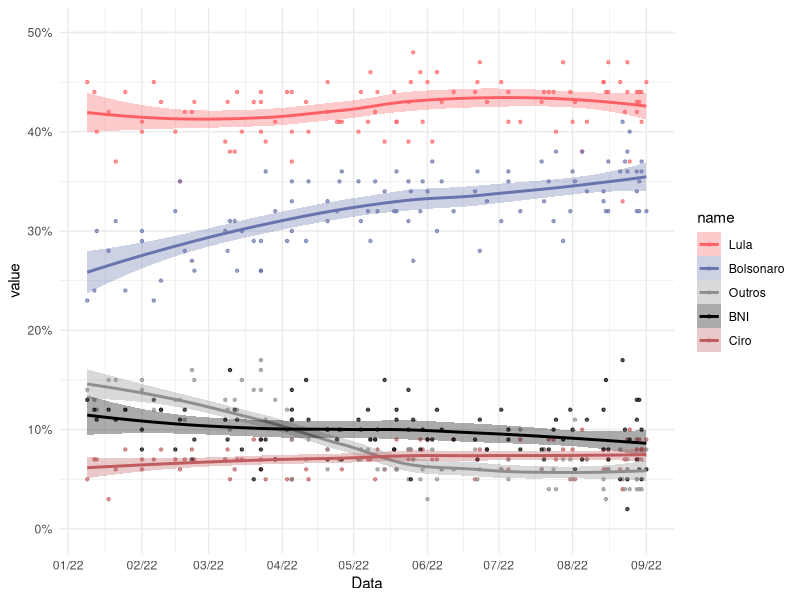
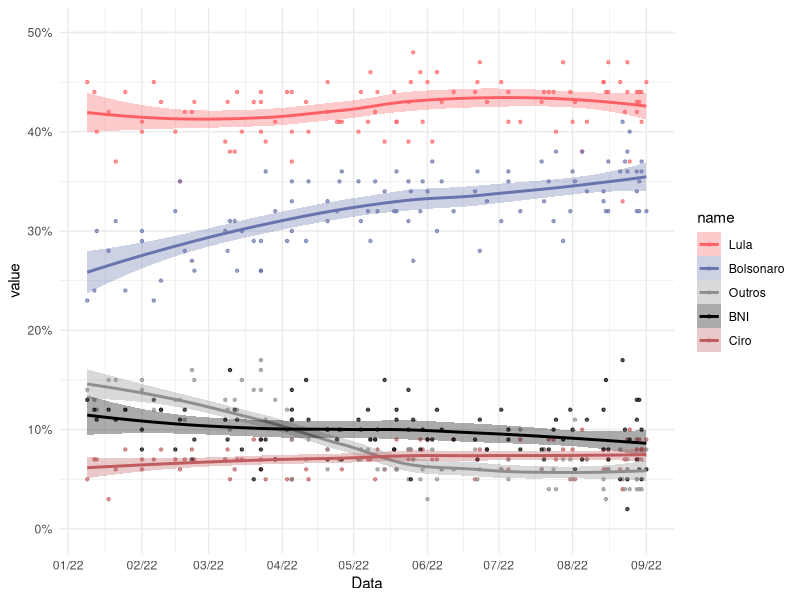

Write R code to recreate these figures, in order.

# Configurar --------------------------------------------------------------

#-- bibliotecas
library(readxl)
library(tidyverse)
library(lubridate)

#-- lista de pesquisas
pesq <- read_csv("pesquisas_1t.csv")

# Grafico -----------------------------------------------------------------

#-- argumento que controla o quão suave é a linah
span=.90

#-- gerar estimativas
results <- pesq %>%
  mutate(Tebet = replace_na(Tebet, 0)) %>% 
  mutate(Data = as.Date(Data),
         Outros = Tebet+Outros) %>% 
  pivot_longer(cols=c(Lula:Ciro, Outros:BNI)) %>% 
  mutate(value = value/100) %>% 
  # retirar institutos de pesquisa
  filter(!(Instituto%in%c("Sigma"))) %>% 
  mutate(Data=as.numeric(Data)) %>% 
  nest(-name) %>%
  mutate(
    # loess calculation 
    m = purrr::map(data, loess,
                   formula = value ~ Data, span = span),
    # valores previstos
    fitted = purrr::map(m, `[[`, "fitted")) %>% 
  select(-m) %>%
  unnest()

# Cores dos candidatos
col=c( "#fd6166", "#6973ad",
       "#8E8E8E","#000000","#c05b5e")

results %>% 
  mutate(Data = as.Date(Data, origin="1970/1/1"),
         name = fct_relevel(name, "Lula", "Bolsonaro",
                "Outros", "BNI", "Ciro")) %>% 
  ggplot(aes(x = Data, y = value, group = name, color = name)) +
  geom_point(alpha=.66, size=.85) +
  #-- line e smooth geram a mesma linha aqui
  #-- smooth até gerar o s.e. automaticamente
  #geom_line(aes(y = fitted), size=1) +
  geom_smooth(se=T, alpha=.33, span=span, aes(fill=name)) +
  scale_fill_manual(
    values=col) +
  scale_color_manual(values=col) +
  scale_y_continuous(limits=c(0,.5), labels=scales::percent) +
  scale_x_date(date_breaks = "1 month", date_labels = "%m/%y") +
  theme_minimal()

ggsave(paste0("./pdf/", 
              str_replace_all(Sys.time(), ":", "_"), "_NL.pdf"), width=8, height=8)


#-- resultados gerais
results %>% 
  filter(Data==max(Data)) %>% 
  mutate(Data = as.Date(Data, origin="1970/1/1"))  %>% 
  mutate(name = fct_relevel(name, "Lula", "Bolsonaro",
         "Ciro", "BNI", "Outros")) %>%
  group_by(name) %>% 
  summarise(mean=mean(fitted)) %>% 
  mutate(mean=paste0(round(mean*100,1), "%")) 
